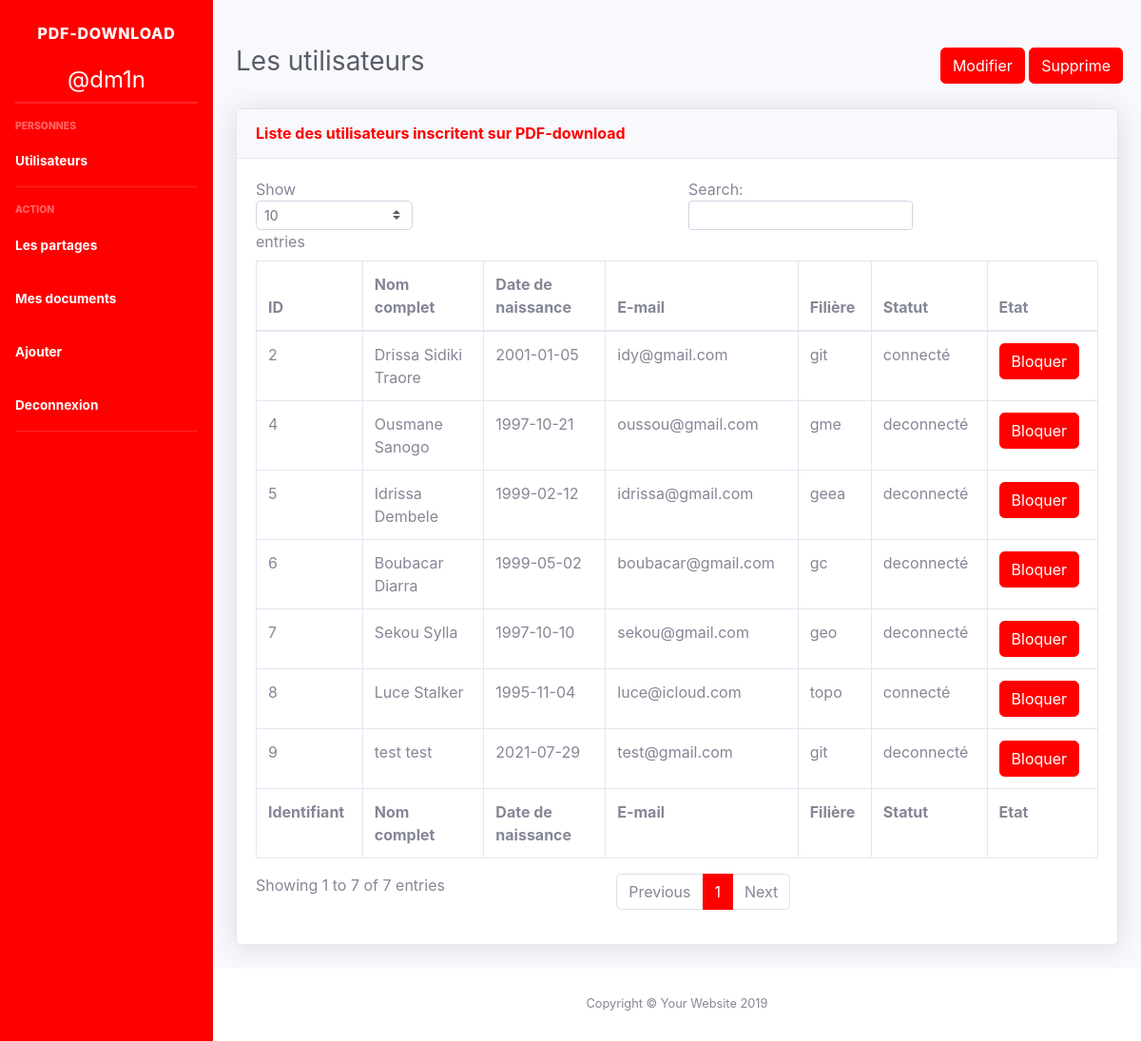
The page /admin/view/user.php (signed in) on the database its author committed.
### tables this page shows
CREATE TABLE `members` (
  `id` int(11) NOT NULL,
  `nom` varchar(30) NOT NULL,
  `prenom` varchar(30) NOT NULL,
  `email` varchar(255) NOT NULL,
  `date_naissance` date NOT NULL,
  `password` varchar(255) NOT NULL,
  `filiere` varchar(4) NOT NULL,
  `etat` tinyint(1) NOT NULL,
  `date_inscription` date NOT NULL,
  `statut` tinyint(1) NOT NULL
);

### admin/view/liste-user.php (the view, shortened to what this page needs)
<?php
	try{
		$db = new PDO('mysql:host=localhost; dbname=eniac2; charset=utf8', 'root','',array(PDO::ATTR_ERRMODE => PDO::ERRMODE_EXCEPTION));
	}catch(Exception $e){
		die('ERROR: '.$e->getMessage());
	}
	$req = $db->query('SELECT * FROM members ORDER BY members.id DESC');
	while($data = $req->fetch()){
		echo '<tr>';
			echo '<td>'.$data['id'].'</td>';
			echo '<td>'.$data['prenom'].' '.$data['nom'].'</td>';
			echo '<td>'.$data['date_naissance'].'</>';
			echo '<td>'.$data['email'].'</td>';
            echo '<td>'.$data['filiere'].'</>';
			echo '<td>';
                if($data['statut']==1){
                    echo 'connecté';
                }
                else{
                    echo 'deconnecté';
                }
            echo '</td>';
			echo '<td>';
				echo "<a href=user.php?id=".$data['id']."&etat=".$data['etat']." >";
					echo '<button class="btn btn-primary" type="button" data-toggle="modal" data-target="#exampleModal" >';
              			echo '<span class="text">';
              				if($data['etat'] == 1){
              					echo 'Bloquer';
              				}
              				else{
              					echo 'Debloquer';
              				}
              			echo '</span>';
            		echo '</button>';
            	echo "</a>";
			echo'</td>';
		echo '</tr>';
	}
 ?>

### admin/view/user.php (shortened to what this page needs)
<?php
if(isset($_SESSION['login'])){
?>
  <!DOCTYPE html>
<html lang="en">
<head>
  <link rel="stylesheet" href="https://cdnjs.cloudflare.com/ajax/libs/font-awesome/4.7.0/css/font-awesome.min.css">
  <link href="../css/sb-admin-2.min.css" rel="stylesheet">
</head>
<body id="page-top">
  <?php include("nav.php"); ?>
    <div id="content-wrapper" class="d-flex flex-column">
      <div id="content">
        <br><br>
        <div class="container-fluid">
          <div class="d-sm-flex align-items-center justify-content-between mb-4">
            <h1 class="h3 mb-2 text-gray-800">Les utilisateurs</h1>
            <?php include("header-liste-user.php"); ?>
           </div>
          <div class="card shadow mb-4">
            <div class="card-header py-3">
              <h6 class="m-0 font-weight-bold text-primary">Liste des utilisateurs inscritent sur PDF-download</h6>
            </div>
            <div class="card-body">
              <div class="table-responsive">
                <table class="table table-bordered" id="dataTable" width="100%" cellspacing="0">
                  <thead>
                    <tr>
                      <th>ID</th>
                      <th>Nom complet</th>
                      <th>Date de naissance</th>
                      <th>E-mail</th>
                      <th>Filière</th>
                      <th>Statut</th>
                      <th>Etat</th>
                    </tr>
                  </thead>
                  <tfoot>
                    <tr>
                      <th>Identifiant</th>
                      <th>Nom complet</th>
                      <th>Date de naissance</th>
                      <th>E-mail</th>
                      <th>Filière</th>
                      <th>Statut</th>
                      <th>Etat</th>
                    </tr>
                  </tfoot>
                  <tbody>
                    <?php include("liste-user.php"); ?>
                  </tbody>
                </table>
              </div>
            </div>
          </div>
      </div>
      <?php include("footer.php"); ?>
</body>
</html>
 <?php
}
else{
  header('Location: ../identify.php');
}
?>

### admin/view/nav.php (shortened to what this page needs)
<div id="wrapper">
  <ul class="navbar-nav bg-gradient-primary sidebar sidebar-dark accordion" id="accordionSidebar">
    <div class="sidebar-brand d-flex align-items-center justify-content-center" href="index.html">
      <div class="sidebar-brand-text mx-3">PDF-Download</div>
    </div>
    <h4 style="text-align:center; color:white;"><?= $_SESSION['login'] ?></h4>
    <hr class="sidebar-divider my-0">
    <hr class="sidebar-divider">
    <div class="sidebar-heading">
      Personnes
    </div>
    <li class="nav-item active">
      <a class="nav-link" href="user.php">
        <span>Utilisateurs</span></a>
    </li>
    <hr class="sidebar-divider">
    <div class="sidebar-heading">
      Action
    </div>
    <li class="nav-item active">
      <a class="nav-link" href="doc.php">
        <span>Les partages</span></a>
    </li>
    <li class="nav-item active">
      <a class="nav-link" href="mydoc.php">
        <span>Mes documents</span></a>
    </li>
    <li class="nav-item active">
      <a class="nav-link" href="add.php">
        <span>Ajouter</span></a>
    </li>
    <li class="nav-item active">
      <a class="nav-link" href="deconnexion.php">
        <span>Deconnexion</span></a>
    </li>
    <hr class="sidebar-divider d-none d-md-block">
  </ul>

### admin/view/header-liste-user.php (shortened to what this page needs)
<div class="form-row">
    <button class="btn btn-primary" type="button" data-toggle="modal" data-target="#exampleModalModifier">
        <span class="text">Modifier</span>
    </button>
    <button class="btn btn-primary" type="button" data-toggle="modal" data-target="#exampleModalSupprimer" >
        <span class="text">Supprime</span>
    </button>
</div>

### admin/view/footer.php (shortened to what this page needs)
    <footer class="sticky-footer bg-white">
      <div class="container my-auto">
        <div class="copyright text-center my-auto">
          <span>Copyright &copy; Your Website 2019</span>
        </div>
      </div>
    </footer>
  </div>
</div>

### rows shown on the page
members: id "9", prenom "test", nom "test", date_naissance "2021-07-29", email "test@gmail.com", filiere "git", statut "deconnecté", etat "Bloquer"
members: id "8", prenom "Luce", nom "Stalker", date_naissance "1995-11-04", email "luce@icloud.com", filiere "topo", statut "connecté", etat "Bloquer"
members: id "7", prenom "Sekou", nom "Sylla", date_naissance "1997-10-10", email "sekou@gmail.com", filiere "geo", statut "deconnecté", etat "Bloquer"
members: id "6", prenom "Boubacar", nom "Diarra", date_naissance "1999-05-02", email "boubacar@gmail.com", filiere "gc", statut "deconnecté", etat "Bloquer"
members: id "5", prenom "Idrissa", nom "Dembele", date_naissance "1999-02-12", email "idrissa@gmail.com", filiere "geea", statut "deconnecté", etat "Bloquer"
members: id "4", prenom "Ousmane", nom "Sanogo", date_naissance "1997-10-21", email "oussou@gmail.com", filiere "gme", statut "deconnecté", etat "Bloquer"
members: id "2", prenom "Drissa Sidiki", nom "Traore", date_naissance "2001-01-05", email "idy@gmail.com", filiere "git", statut "connecté", etat "Bloquer"

### other values the page prints
$_SESSION['login'] "@dm1n"
